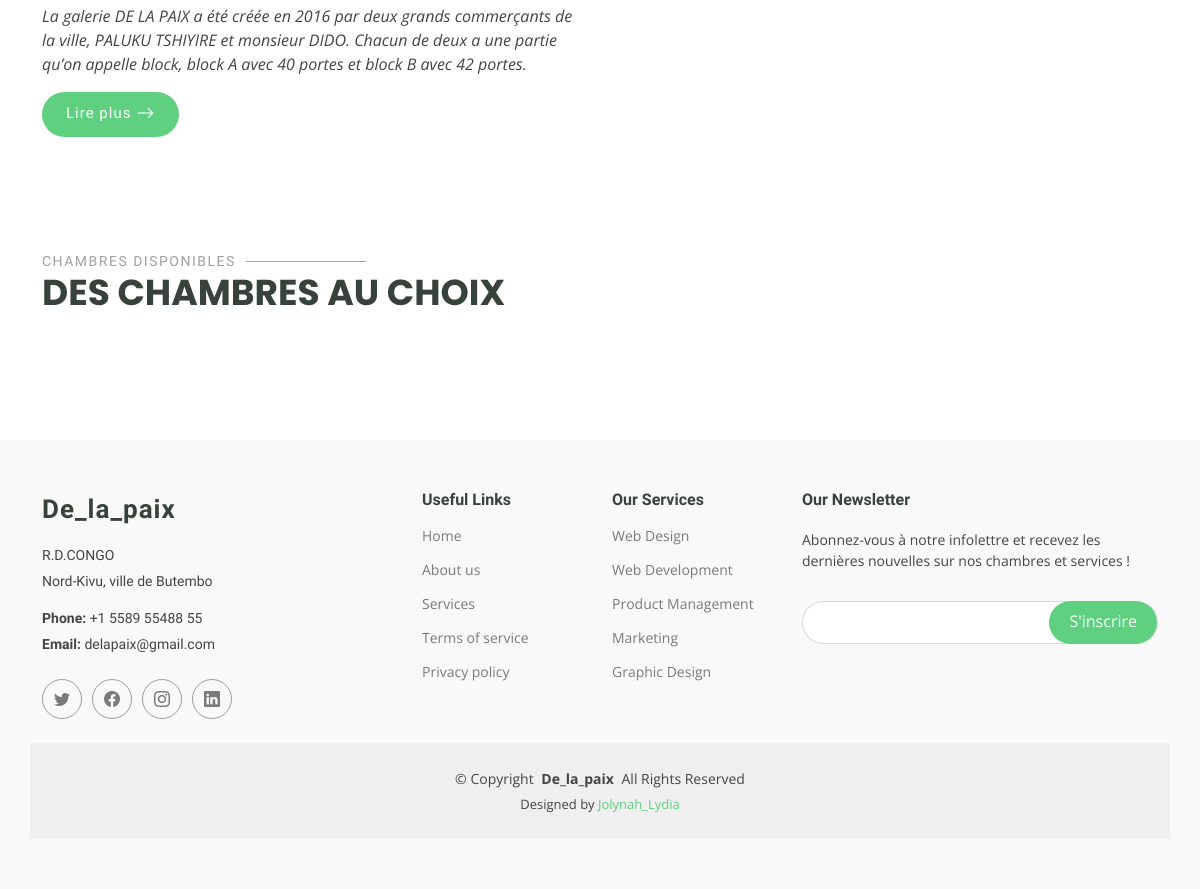
Before: / (lower part) with the older database file.
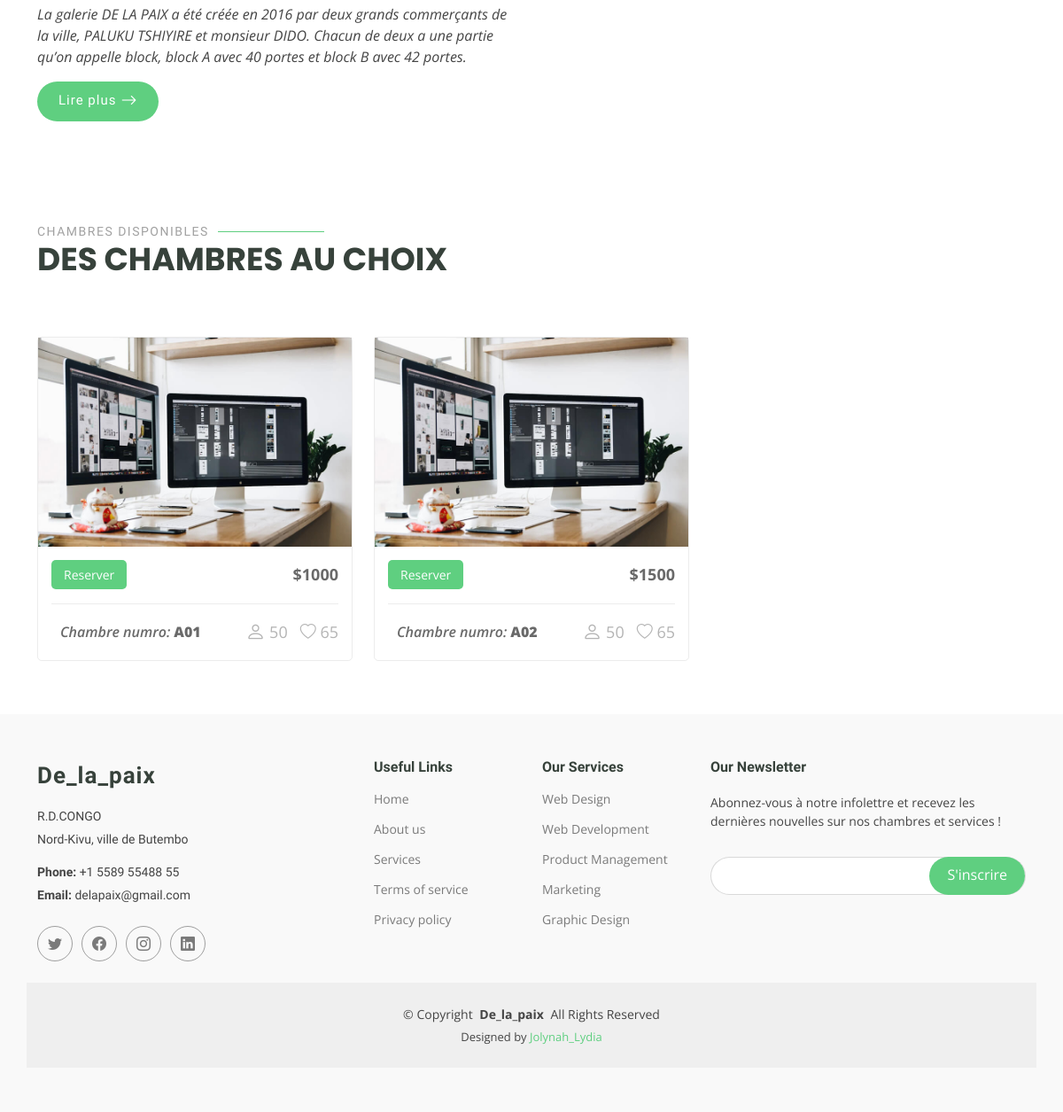
After: the same page with the newer database file.
### tables this page shows
CREATE TABLE `chambre` (
  `id` int(11) NOT NULL,
  `numero` varchar(50) NOT NULL,
  `Categorie` int(11) NOT NULL,
  `statut` int(11) NOT NULL
);

CREATE TABLE `prix` (
  `id` int(11) NOT NULL,
  `montant` double NOT NULL,
  `categorie` int(11) NOT NULL,
  `statut` int(11) NOT NULL
);

### index.php (the view, shortened to what this page needs)
<?php
include 'connexion/connexion.php';
?>
<!DOCTYPE html>
<html lang="en">
<head>
  <link href="assetts/vendor/bootstrap/css/bootstrap.min.css" rel="stylesheet">
  <link href="assetts/vendor/bootstrap-icons/bootstrap-icons.css" rel="stylesheet">
  <link href="assetts/vendor/aos/aos.css" rel="stylesheet">
  <link href="assetts/vendor/glightbox/css/glightbox.min.css" rel="stylesheet">
  <link href="assetts/vendor/swiper/swiper-bundle.min.css" rel="stylesheet">
  <link href="assetts/css/main.css" rel="stylesheet">
</head>
<body>
  <main class="main">
    <section id="about" class="about section">
      <div class="container">
        <div class="row gy-4">
          <div class="col-lg-6 order-1 order-lg-2" data-aos="fade-up" data-aos-delay="100">
          </div>
          <div class="col-lg-6 order-2 order-lg-1 content" data-aos="fade-up" data-aos-delay="200">
            <p class="fst-italic">
              La galerie DE LA PAIX a été créée en 2016 par deux grands commerçants de la ville,
              PALUKU TSHIYIRE et monsieur DIDO. Chacun de deux a une partie qu’on appelle block,
              block A avec 40 portes et block B avec 42 portes.
            </p>
            <a href="#" class="read-more"><span>Lire plus</span><i class="bi bi-arrow-right"></i></a>
          </div>
        </div>
      </div>
    </section>
    <section id="courses" class="courses section">
      <div class="container section-title" data-aos="fade-up">
        <h2>Chambres disponibles</h2>
        <p class="">Des chambres au choix</p>
      </div>
      <div class="container">
        <div class="row">
          <?php
          $req = $connexion->prepare("SELECT * from chambre");
          $req->execute();
          while ($Data = $req->fetch()) {
            $cateorie = $Data['Categorie'];
            $statut = 0;
            $getCategorie = $connexion->prepare("SELECT * from prix where prix.categorie=? and statut=?");
            $getCategorie->execute([$cateorie, $statut]);
            if ($Cat = $getCategorie->fetch()) {
              $montant = $Cat['montant'];
            }
          ?>
            <div class="col-lg-4 col-md-6 d-flex align-items-stretch" data-aos="zoom-in" data-aos-delay="100">
              <div class="course-item">
                <img src="assetts/img/course-1.jpg" class="img-fluid" alt="...">
                <div class="course-content">
                  <div class="d-flex justify-content-between align-items-center mb-3">
                    <a href="#">
                      <p class="category">Reserver</p>
                    </a>
                    <p class="price">$<?=$montant?></p>
                  </div>
                  <div class="trainer d-flex justify-content-between align-items-center">
                    <div class="trainer-profile d-flex align-items-center">
                      <a href="" class="trainer-link"><em>Chambre numro:</em><b> <?= $Data['numero'] ?></b></a>
                    </div>
                    <div class="trainer-rank d-flex align-items-center">
                      <i class="bi bi-person user-icon"></i>&nbsp;50
                      &nbsp;&nbsp;
                      <i class="bi bi-heart heart-icon"></i>&nbsp;65
                    </div>
                  </div>
                </div>
              </div>
            </div>  <?php } ?>
        </div>
      </div>
    </section>
  </main>
  <footer id="footer" class="footer position-relative">
    <div class="container footer-top">
      <div class="row gy-4">
        <div class="col-lg-4 col-md-6 footer-about">
          <a href="index.html" class="logo d-flex align-items-center">
            <span class="">De_la_paix</span>
          </a>
          <div class="footer-contact pt-3">
            <p>R.D.CONGO</p>
            <p>Nord-Kivu, ville de Butembo</p>
            <p class="mt-3"><strong>Phone:</strong> <span>+1 5589 55488 55</span></p>
            <p><strong>Email:</strong> <span>delapaix@gmail.com</span></p>
          </div>
          <div class="social-links d-flex mt-4">
            <a href=""><i class="bi bi-twitter"></i></a>
            <a href=""><i class="bi bi-facebook"></i></a>
            <a href=""><i class="bi bi-instagram"></i></a>
            <a href=""><i class="bi bi-linkedin"></i></a>
          </div>
        </div>
        <div class="col-lg-2 col-md-3 footer-links">
          <h4>Useful Links</h4>
          <ul>
            <li><a href="#">Home</a></li>
            <li><a href="#">About us</a></li>
            <li><a href="#">Services</a></li>
            <li><a href="#">Terms of service</a></li>
            <li><a href="#">Privacy policy</a></li>
          </ul>
        </div>
        <div class="col-lg-2 col-md-3 footer-links">
          <h4>Our Services</h4>
          <ul>
            <li><a href="#">Web Design</a></li>
            <li><a href="#">Web Development</a></li>
            <li><a href="#">Product Management</a></li>
            <li><a href="#">Marketing</a></li>
            <li><a href="#">Graphic Design</a></li>
          </ul>
        </div>
        <div class="col-lg-4 col-md-12 footer-newsletter">
          <h4>Our Newsletter</h4>
          <p>Abonnez-vous à notre infolettre et recevez les dernières nouvelles sur nos chambres et services !</p>
          <form action="forms/newsletter.php" method="post" class="php-email-form">
            <div class="newsletter-form"><input type="email" name="email"><input type="submit" value="S'inscrire"></div>
          </form>
        </div>
      </div>
    </div>
    <div class="container copyright text-center mt-4">
      <p>© <span>Copyright</span> <strong class="px-1">De_la_paix</strong> <span>All Rights Reserved</span></p>
      <div class="credits">
        Designed by <a href="tel:0997019883">Jolynah_Lydia</a>
      </div>
    </div>
  </footer>
</body>
</html>

Changed rows visible on the page:
added chambre: prix.montant "1000", numero "A01"
added chambre: prix.montant "1500", numero "A02"
